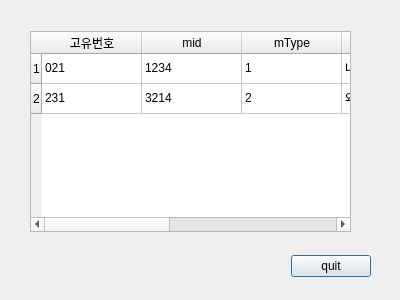
<?xml version="1.0" encoding="UTF-8"?>
<ui version="4.0">
 <class>Dialog</class>
 <widget class="QDialog" name="Dialog">
  <property name="geometry">
   <rect>
    <x>0</x>
    <y>0</y>
    <width>400</width>
    <height>300</height>
   </rect>
  </property>
  <property name="windowTitle">
   <string>Dialog</string>
  </property>
  <widget class="QWidget" name="layoutWidget">
   <property name="geometry">
    <rect>
     <x>20</x>
     <y>250</y>
     <width>351</width>
     <height>33</height>
    </rect>
   </property>
   <layout class="QHBoxLayout">
    <property name="spacing">
     <number>6</number>
    </property>
    <property name="leftMargin">
     <number>0</number>
    </property>
    <property name="topMargin">
     <number>0</number>
    </property>
    <property name="rightMargin">
     <number>0</number>
    </property>
    <property name="bottomMargin">
     <number>0</number>
    </property>
    <item>
     <spacer>
      <property name="orientation">
       <enum>Qt::Horizontal</enum>
      </property>
      <property name="sizeHint" stdset="0">
       <size>
        <width>131</width>
        <height>31</height>
       </size>
      </property>
     </spacer>
    </item>
    <item>
     <widget class="QPushButton" name="DisplayAllIMusic_quit">
      <property name="text">
       <string>quit</string>
      </property>
     </widget>
    </item>
   </layout>
  </widget>
  <widget class="QTableWidget" name="tableWidget">
   <property name="geometry">
    <rect>
     <x>30</x>
     <y>31</y>
     <width>321</width>
     <height>201</height>
    </rect>
   </property>
   <row>
    <property name="text">
     <string>1</string>
    </property>
   </row>
   <row>
    <property name="text">
     <string>2</string>
    </property>
   </row>
   <column>
    <property name="text">
     <string>고유번호</string>
    </property>
   </column>
   <column>
    <property name="text">
     <string>mid</string>
    </property>
   </column>
   <column>
    <property name="text">
     <string>mType</string>
    </property>
   </column>
   <column>
    <property name="text">
     <string>mTitle</string>
    </property>
   </column>
   <column>
    <property name="text">
     <string>mComposer</string>
    </property>
   </column>
   <column>
    <property name="text">
     <string>m_Artist</string>
    </property>
   </column>
   <column>
    <property name="text">
     <string>mGenre</string>
    </property>
   </column>
   <item row="0" column="0">
    <property name="text">
     <string>021</string>
    </property>
   </item>
   <item row="0" column="1">
    <property name="text">
     <string>1234</string>
    </property>
   </item>
   <item row="0" column="2">
    <property name="text">
     <string>1</string>
    </property>
   </item>
   <item row="0" column="3">
    <property name="text">
     <string>나라</string>
    </property>
   </item>
   <item row="0" column="4">
    <property name="text">
     <string>휘운</string>
    </property>
   </item>
   <item row="0" column="5">
    <property name="text">
     <string>이명</string>
    </property>
   </item>
   <item row="0" column="6">
    <property name="text">
     <string>1</string>
    </property>
   </item>
   <item row="1" column="0">
    <property name="text">
     <string>231</string>
    </property>
   </item>
   <item row="1" column="1">
    <property name="text">
     <string>3214</string>
    </property>
   </item>
   <item row="1" column="2">
    <property name="text">
     <string>2</string>
    </property>
   </item>
   <item row="1" column="3">
    <property name="text">
     <string>와리</string>
    </property>
   </item>
   <item row="1" column="4">
    <property name="text">
     <string>가리</string>
    </property>
   </item>
   <item row="1" column="5">
    <property name="text">
     <string>오혁</string>
    </property>
   </item>
   <item row="1" column="6">
    <property name="text">
     <string>3</string>
    </property>
   </item>
  </widget>
 </widget>
 <resources/>
 <connections>
  <connection>
   <sender>DisplayAllIMusic_quit</sender>
   <signal>clicked()</signal>
   <receiver>Dialog</receiver>
   <slot>reject()</slot>
   <hints>
    <hint type="sourcelabel">
     <x>369</x>
     <y>253</y>
    </hint>
    <hint type="destinationlabel">
     <x>179</x>
     <y>282</y>
    </hint>
   </hints>
  </connection>
 </connections>
</ui>
